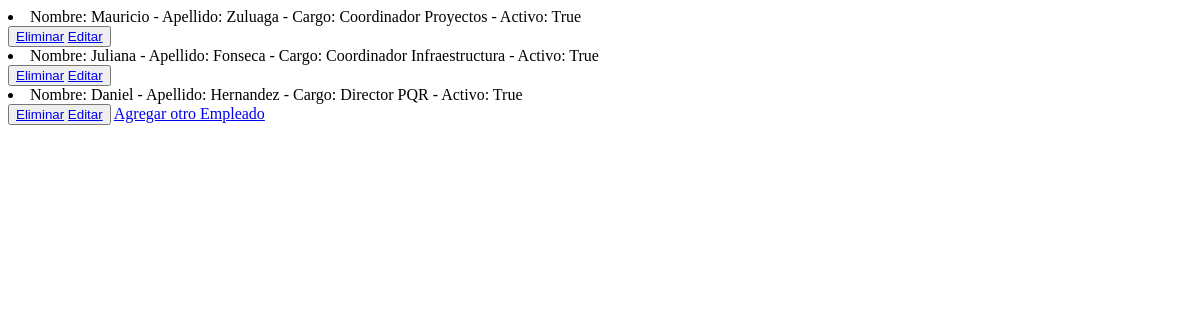
/AppTabata/leerEmpleado, run on an earlier commit of the app's database.
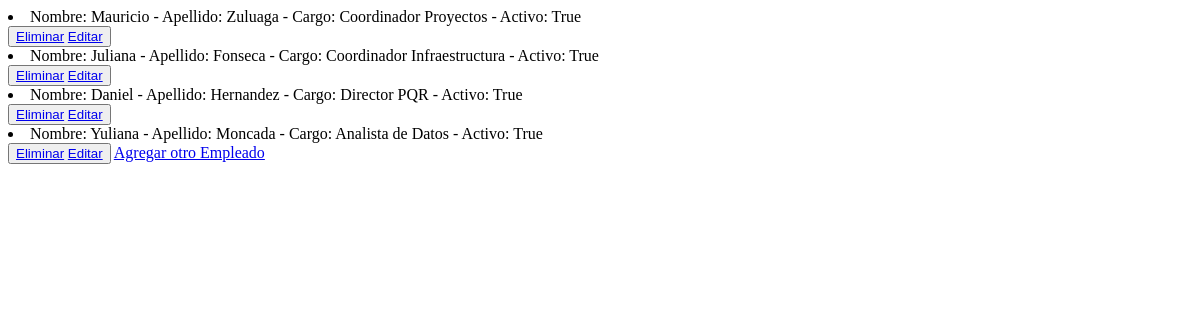
And on a later commit of the database.
### AppTabata/models.py (models this page shows)
class Empleado(models.Model):
    nombre = models.CharField(max_length=40)
    apellido = models.CharField(max_length=40)
    cargo = models.CharField(max_length=30)
    activo = models.BooleanField()
    def __str__(self):
        return f"Nombre: {self.nombre} - Apellido: {self.apellido} - Cargo: {self.cargo} - Activo: {self.activo}"

### AppTabata/views.py (the view)
# urls.py: path('leerEmpleado', views.leerEmpleado, name='LeerEmpleado'),
def leerEmpleado(request):
    empleado = Empleado.objects.all()
    contexto = {"Empleados" :empleado}
    return render(request, "AppTabata/leerEmpleado.html", contexto)

### AppTabata/templates/AppTabata/leerEmpleado.html (shortened to what this page needs)
<!DOCTYPE html>
<html lang="en">
<head>
</head>
<body>
    {% for e in Empleados %}
        <li>{{e}}</li>
        <button>
            <a href="{% url 'EliminarEmpleado' e.nombre %}"> Eliminar</a>
            <a href="{% url 'EditarEmpleado' e.nombre %}"> Editar</a>
        </button>
    {% endfor %}
    <a href="empleado">Agregar otro Empleado</a>
</body>
</html>

What changed in the data, as far as the page shows it:
added Empleado: nombre+apellido+cargo "Nombre: Yuliana - Apellido: Moncada - Cargo: Analista de Datos - Activo: True"
